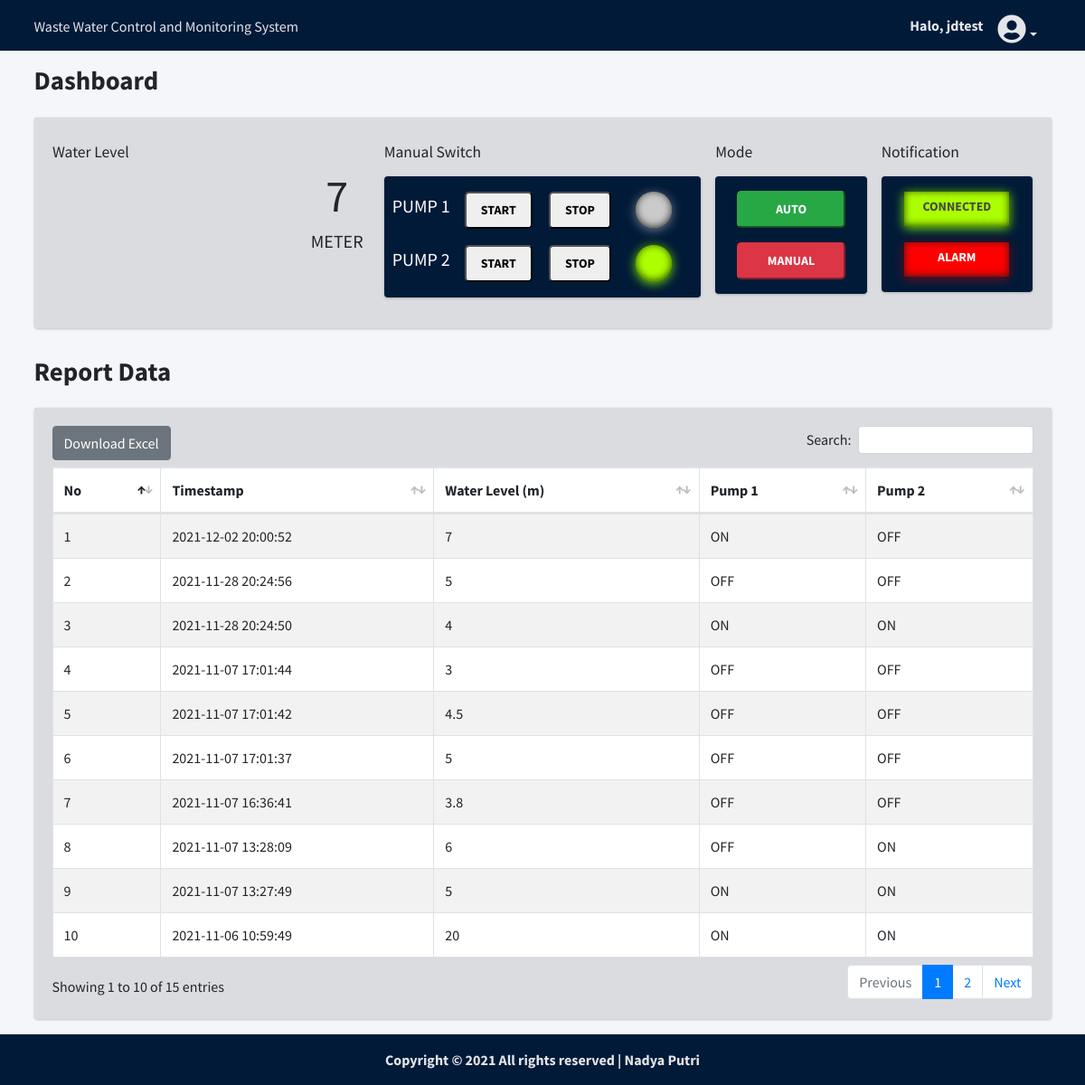
/data.php (signed in), run on the app's committed database.
### tables this page shows
CREATE TABLE `data`  (
  `id` int(11) UNSIGNED NOT NULL AUTO_INCREMENT,
  `timestamp` timestamp(0) NOT NULL DEFAULT current_timestamp ON UPDATE CURRENT_TIMESTAMP,
  `level` float NOT NULL,
  `pump1` tinyint(1) NOT NULL,
  `pump2` tinyint(1) NOT NULL,
  PRIMARY KEY (`id`) USING BTREE
);

CREATE TABLE `notification`  (
  `id` int(11) NOT NULL,
  `connect` tinyint(1) NOT NULL,
  `alarm` tinyint(1) NOT NULL,
  PRIMARY KEY (`id`) USING BTREE
);

### models/query.php (called while the page is built)
<?php
    require('koneksi.php');
    $tbl_data = mysqli_query($conn, "SELECT * from data ORDER BY id DESC");
    $control = mysqli_query($conn, "SELECT * FROM control");
    while($hasil= mysqli_fetch_all($control)){
        $ctrl_pump1= $hasil[0][2];
        $ctrl_pump2= $hasil[1][2];
        $ctrl_mode= $hasil[2][2];
    }
    $level = mysqli_query($conn, "SELECT * FROM data ORDER BY id DESC LIMIT 1");
    while($hasil= mysqli_fetch_assoc($level)){
      $current_level = $hasil["level"];
    }
?>

### data.php (the view, shortened to what this page needs)
<?php
require_once 'models/koneksi.php';
require_once 'models/query.php';
?>
<!DOCTYPE html>
<html lang="en">
<head>
  <link rel="stylesheet" href="plugins/fontawesome-free/css/all.min.css">
  <link rel="stylesheet" href="plugins/datatables-bs4/css/dataTables.bootstrap4.min.css">
  <link rel="stylesheet" href="plugins/datatables-responsive/css/responsive.bootstrap4.min.css">
  <link rel="stylesheet" href="plugins/datatables-buttons/css/buttons.bootstrap4.min.css">
  <link rel="stylesheet" type="text/css" href="https://www.highcharts.com/media/com_demo/css/highslide.css" />
  <link rel="stylesheet" href="dist/css/adminlte.min.css">
  <link rel="stylesheet" href="dist/css/index.css">
</head>
<body class="hold-transition layout-top-nav">
<div class="wrapper">
  <nav class="main-header navbar navbar-expand-md navbar-light" style="background-color:#001a38;">
    <div class="container">
      <a href="#" class="navbar-brand">
        <span style="color:#e5e5e8; font-size: 16px">Waste Water Control and Monitoring System</span>
      </a>
      <ul class="order-1 order-md-3 navbar-nav navbar-no-expand ml-auto">
        <li class="nav-item d-none d-sm-inline-block">
          <b class="nav-link" style="padding-right: 0px;color:#e5e5e8;">Halo, <?= $_SESSION["username"]; ?></b>
        </li>
        <li class="nav-item dropdown" >
          <a id="dropdownSubMenu1" href="#" data-toggle="dropdown" aria-haspopup="true" aria-expanded="false" class="nav-link dropdown-toggle"style="color:#e5e5e8;"><i class="fas fa-user-circle fa-2x" style="color:#e5e5e8;" aria-hidden="true"></i></a>
        </li>
      </ul>
    </div>
  </nav>
  <div class="content-wrapper">
    <div class="content-header">
      <div class="container">
        <div class="row mb-2">
          <div class="col-sm-6">
            <h1 class="m-0" style="font-weight:bold">Dashboard</h1>
          </div>
        </div>
      </div>
    </div>
    <div class="content">
      <div class="container">
        <div class="row">
          <div class="col-lg-12">
            <div class="card">
              <div class="card-body" style="padding-bottom:0px;background-color:#dadce0;">
                <div class="row">
                  <div class="col-md-4 p-2">
                    <h5 class="card-title">Water Level</h5>
                  </div>
                  <div class="col-md-4 p-2">
                    <h5 class="card-title">Manual Switch</h5>
                  </div>
                  <div class="col-md-2 p-2">
                    <h5 class="card-title">Mode</h5>
                  </div>
                  <div class="col-md-2 p-2">
                    <h5 class="card-title">Notification</h5>
                  </div>
                </div>
                <div class="row">
                  <div class="col-md-4 p-0">
                      <div class="row">
                        <div class="col-9">
                            <figure class="highcharts-figure">
                               <div id="container"></div>
                             </figure>
                        </div>
                        <div class="col-3" style="padding-left:0px;">
                          <h1 style="font-size: 50px; margin:0; text-align: center;"><?=$current_level;?></h1>
                          <span><h3 style="font-size: 20px; text-align: center; margin-top: 8px;">METER</h3></span>
                        </div>
                      </div>
                  </div>
                  <div class="col-md-4 p-2">
                    <div class="card p-2" style="background-color:#001a38;">
                      <table style="padding:0px; margin:0px;">
                        <tr>
                          <td><h5 style="color:white;">PUMP 1</h5></td>
                          <?php
                          if($ctrl_mode == 1){?>
                            <td><button onclick= "window.location.href= 'control.php?id=1&nilai=1';" type="button" class="btn-lg btn-success my-2">START</button></td>
                            <td><button onclick= "window.location.href= 'control.php?id=1&nilai=0';" type="button" class="btn-lg btn-danger my-2">STOP</button></td>
                            <?php } else{?>
                            <td><button type="button" class="btn-lg my-2" style="cursor:not-allowed;">START</button></td>
                            <td><button type="button" class="btn-lg my-2" style="cursor:not-allowed;">STOP</button></td>
                          <?php } ?>
                          <td>
                            <div class="led-box">
                              <?php
                                if($ctrl_pump1 == 1):?>
                                  <div class="led-on"></div>
                                <?php else:?>
                                  <div class="led-off"></div>
                                <?php endif;
                              ?>
                            </div>
                          </td>
                        </tr>
                        <tr>
                          <td><h5 style="color:white;">PUMP 2</h5></td>
                          <?php
                          if($ctrl_mode == 1){?>
                            <td><button onclick= "window.location.href= 'control.php?id=2&nilai=1';" type="button" class="btn-lg btn-success my-2">START</button></td>
                            <td><button onclick= "window.location.href= 'control.php?id=2&nilai=0';" type="button" class="btn-lg btn-danger my-2">STOP</button></td>
                            <?php } else{?>
                            <td><button type="button" class="btn-lg my-2" style="cursor:not-allowed;">START</button></td>
                            <td><button type="button" class="btn-lg my-2" style="cursor:not-allowed;">STOP</button></td>
                          <?php } ?>
                          <td>
                            <div class="led-box">
                              <?php
                                if($ctrl_pump2 == 1):?>
                                  <div class="led-on"></div>
                                <?php else:?>
                                  <div class="led-off"></div>
                                <?php endif;
                              ?>
                            </div>
                          </td>
                        </tr>
                      </table>
                    </div>
                  </div>
                  <div class="col-md-2 p-2">
                    <div class="card px-4 py-2" style="background-color:#001a38;">
                      <?php
                        if($ctrl_mode == 1){
                          $btn_auto="btn-danger";
                          $btn_manual="btn-success";
                        }else{
                          $btn_auto="btn-success";
                          $btn_manual="btn-danger";
                        }
                      ?>
                      <button onclick= "window.location.href= 'control.php?id=3&nilai=0';" type="button" class="<?=$btn_auto;?> btn-lg my-2">AUTO</button>
                      <button onclick= "window.location.href= 'control.php?id=3&nilai=1';"type="button" class="<?=$btn_manual;?> btn-lg btn-success my-2">MANUAL</button>
                    </div>
                  </div>
                  <div class="col-md-2 p-2">
                    <div class="card px-4 py-2" style="align-items:center;background-color:#001a38;">
                      <?php
                        $query = "SELECT * from notification";
                        $result = mysqli_query($conn, $query);
                        while($data= mysqli_fetch_assoc($result)){
                          if($data["connect"] == 1):?>
                            <div class="led-box">
                              <div class="led-connect-on">
                                <p class="text-grey">CONNECTED</p>
                              </div>
                            </div>
                          <?php endif;
                          if($data["alarm"] == 1):?>
                            <div class="led-box">
                              <div class="led-alarm-on">
                                <p class="text-white">ALARM</p>
                              </div>
                            </div>
                          <?php endif;
                        }?>
                    </div>
                  </div>
                </div>
              </div>
            </div>
        </div>
      </div>
    </div>
  </div>
  <div class="content-wrapper">
    <div class="content-header">
      <div class="container">
        <div class="row mb-2">
          <div class="col-sm-6">
            <h1 class="m-0" style="font-weight:bold">Report Data</h1>
          </div>
        </div>
      </div>
    </div>
    <div class="content">
      <div class="container">
        <div class="row">
          <div class="col-12">
          <div class="card">
              <div class="card-body" style="background-color:#dadce0;">
                <table id="example1" class="table table-bordered table-striped" style="background-color:white;">
                  <thead>
                  <tr>
                    <th>No</th>
                    <th>Timestamp</th>
                    <th>Water Level (m)</th>
                    <th>Pump 1</th>
                    <th>Pump 2</th>
                  </tr>
                  </thead>
                  <tbody>
                  <?php
                  $no=1;
                  while($data= mysqli_fetch_assoc($tbl_data)){
                  ?>
                  <tr>
                    <td><?= $no++; ?></td>
                    <td><?= $data ["timestamp"];?></td>
                    <td><?= $data ["level"];?></td>
                    <td><?= $data ["pump1"] ? 'ON' : 'OFF';?></td>
                    <td><?= $data ["pump2"] ? 'ON' : 'OFF';?></td>
                  </tr>
                  <?php } ?>
                  </tbody>
                </table>
              </div>
            </div>
          </div>
        </div>
      </div>
    </div>
  </div>
  <footer class="main-footer" style="background-color:#001a38;">
    <div class="d-flex justify-content-center" style="color:#e5e5e8;">
      <strong>Copyright &copy; 2021 All rights reserved | Nadya Putri </strong>
    </div>
  </footer>
</div>
</body>
</html>

### data on the page
data: level "7", timestamp "2021-12-02 20:00:52", pump1 "ON", pump2 "OFF"
notification: connect "CONNECTED", alarm "ALARM"
data: timestamp "2021-11-28 20:24:56", level "5", pump1 "OFF", pump2 "OFF"
data: timestamp "2021-11-28 20:24:50", level "4", pump1 "ON", pump2 "ON"
data: timestamp "2021-11-07 17:01:44", level "3", pump1 "OFF", pump2 "OFF"
data: timestamp "2021-11-07 17:01:42", level "4.5", pump1 "OFF", pump2 "OFF"
data: timestamp "2021-11-07 17:01:37", level "5", pump1 "OFF", pump2 "OFF"
data: timestamp "2021-11-07 16:36:41", level "3.8", pump1 "OFF", pump2 "OFF"
data: timestamp "2021-11-07 13:28:09", level "6", pump1 "OFF", pump2 "ON"
data: timestamp "2021-11-07 13:27:49", level "5", pump1 "ON", pump2 "ON"
data: timestamp "2021-11-06 10:59:49", level "20", pump1 "ON", pump2 "ON"

### other printed values
$_SESSION["username"] "jdtest"
